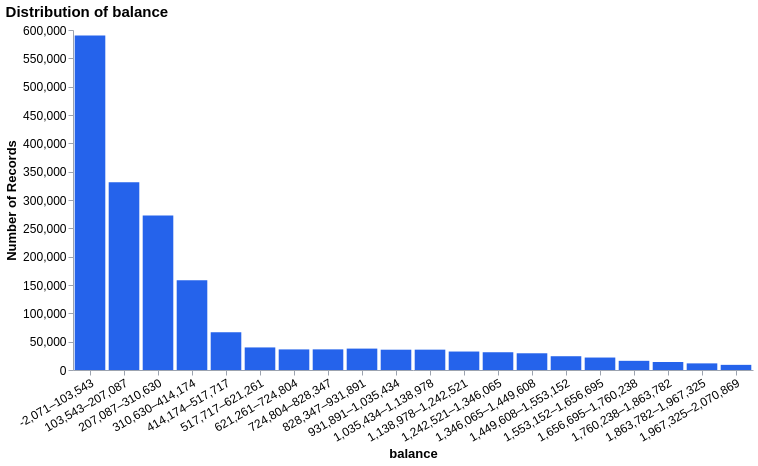

The notebook cell saved with this chart:
### Code cell
balance_p99 = df.loc[df['balance'] <= df['balance'].quantile(0.99), ['balance']]
numeric_distribution('balance', data=balance_p99)

### Figure 1 — Vega-Lite specification as saved in the notebook (floating-point values rounded to 4 significant figures)
{"config": {"view": {"continuousWidth": 300, "continuousHeight": 300, "strokeWidth": 0}, "axis": {"domainColor": "#9ca3af", "labelColor": "#000", "labelFontSize": 12, "labelLimit": 160, "tickColor": "#9ca3af", "titleColor": "#000", "titleFontSize": 13}}, "data": {"name": "data-9faa9469d9d03b479e8be895c4e6eea6"}, "mark": {"type": "bar", "color": "#2563eb"}, "encoding": {"tooltip": [{"field": "Bin", "title": "balance", "type": "nominal"}, {"field": "Count", "format": ",", "title": "Records", "type": "quantitative"}], "x": {"axis": {"grid": false, "labelAngle": -30}, "field": "Bin", "sort": ["-2,071–103,543", "103,543–207,087", "207,087–310,630", "310,630–414,174", "414,174–517,717", "517,717–621,261", "621,261–724,804", "724,804–828,347", "828,347–931,891", "931,891–1,035,434", "1,035,434–1,138,978", "1,138,978–1,242,521", "1,242,521–1,346,065", "1,346,065–1,449,608", "1,449,608–1,553,152", "1,553,152–1,656,695", "1,656,695–1,760,238", "1,760,238–1,863,782", "1,863,782–1,967,325", "1,967,325–2,070,869"], "title": "balance", "type": "nominal"}, "y": {"axis": {"grid": false}, "field": "Count", "title": "Number of Records", "type": "quantitative"}}, "height": 340, "title": {"text": "Distribution of balance", "anchor": "start", "fontSize": 15}, "width": 680, "$schema": "https://vega.github.io/schema/vega-lite/v5.20.1.json", "datasets": {"data-9faa9469d9d03b479e8be895c4e6eea6": [{"Bin": "-2,071–103,543", "Count": 590222}, {"Bin": "103,543–207,087", "Count": 331436}, {"Bin": "207,087–310,630", "Count": 272768}, {"Bin": "310,630–414,174", "Count": 158466}, {"Bin": "414,174–517,717", "Count": 66642}, {"Bin": "517,717–621,261", "Count": 39821}, {"Bin": "621,261–724,804", "Count": 36337}, {"Bin": "724,804–828,347", "Count": 36416}, {"Bin": "828,347–931,891", "Count": 37760}, {"Bin": "931,891–1,035,434", "Count": 35833}, {"Bin": "1,035,434–1,138,978", "Count": 35897}, {"Bin": "1,138,978–1,242,521", "Count": 32592}, {"Bin": "1,242,521–1,346,065", "Count": 31341}, {"Bin": "1,346,065–1,449,608", "Count": 29511}, {"Bin": "1,449,608–1,553,152", "Count": 24307}, {"Bin": "1,553,152–1,656,695", "Count": 21988}, {"Bin": "1,656,695–1,760,238", "Count": 16189}, {"Bin": "1,760,238–1,863,782", "Count": 14164}, {"Bin": "1,863,782–1,967,325", "Count": 11694}, {"Bin": "1,967,325–2,070,869", "Count": 9082}]}}
